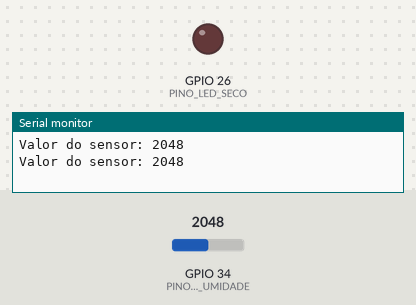
Simulated run of this sketch. Board: ESP32. On the bench: output pins drawn as LEDs (lit = HIGH), the last lines printed to the serial monitor. The inputs (shaded band) are chosen by the test bench; at power-on: GPIO 34 (PINO_SENSOR_UMIDADE) = 2048.

Above: at 2.8 s.
2.9 s: GPIO 34 (PINO_SENSOR_UMIDADE) set to 2431
5.6 s: GPIO 34 (PINO_SENSOR_UMIDADE) set to 2568
At 6.5 s:
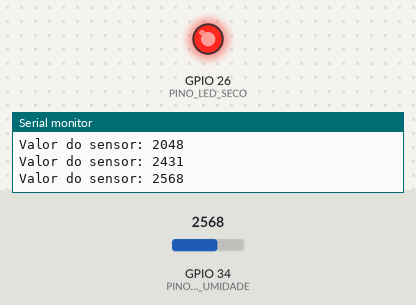
8.3 s: GPIO 34 (PINO_SENSOR_UMIDADE) set to 2460
At 10.8 s:
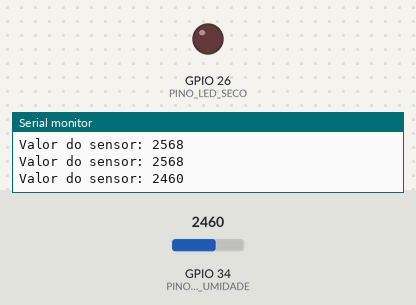
11.5 s: GPIO 34 (PINO_SENSOR_UMIDADE) set to 2540
At 12.3 s:
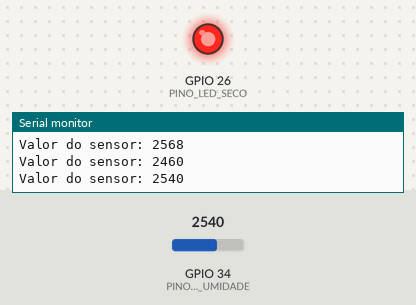
Timing chart, 0 to 14.5 s (numbered marks = the images above; inputs shaded):
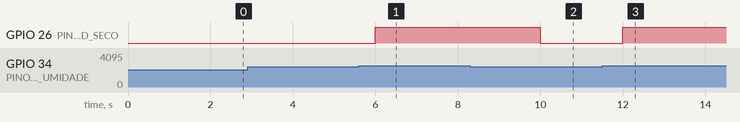

The sketch:

SensorDeUmidade.ino
```cpp
const int PINO_SENSOR_UMIDADE = 34;
const int PINO_LED_SECO = 26;

int LIMIAR_SECO = 2500;

void setup() {
  Serial.begin(115200);
  pinMode(PINO_LED_SECO, OUTPUT);
}

void loop() {
  int valor = analogRead(PINO_SENSOR_UMIDADE);

  Serial.print("Valor do sensor: ");
  Serial.println(valor);

  if (valor > LIMIAR_SECO) {
    digitalWrite(PINO_LED_SECO, HIGH);
  } else {
    digitalWrite(PINO_LED_SECO, LOW);
  }

  delay(2000);
}
```

Measured:
- the behaviour switches between 2500 and 2501 on GPIO 34 (PINO_SENSOR_UMIDADE) (found by bisection; images 0 and 1)
- after the input at 5.6 s, GPIO 26 (PINO_LED_SECO): LOW → HIGH after 0.40 s
- after the input at 8.3 s, GPIO 26 (PINO_LED_SECO): HIGH → LOW after 1.7 s
- after the input at 11.5 s, GPIO 26 (PINO_LED_SECO): LOW → HIGH after 0.50 s
